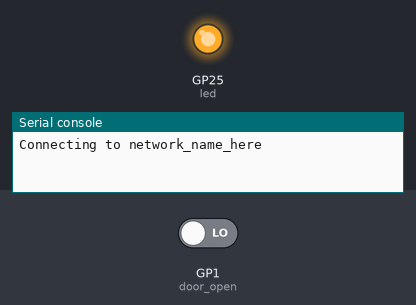
This program was run on a simulated Raspberry Pi Pico running CircuitPython. Parts: output pins drawn as LEDs (lit = HIGH), the last lines printed to the serial console. The inputs (shaded band) are chosen by the test bench; at power-on: GP1 (door_open) LOW. No MQTT or app messages arrive unless stated; deep sleep restarts the program when it ends.

Above: at 1.2 s.
1.3 s: GP1 (door_open) driven HIGH
At 4.3 s:
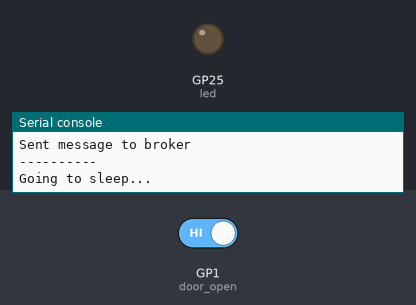
4.5 s: GP1 (door_open) driven LOW
At 5.2 s:
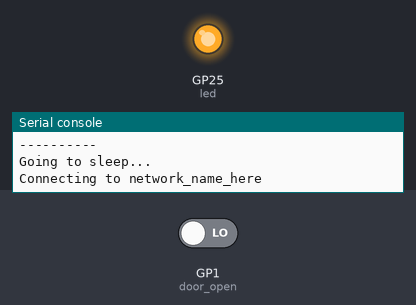
Timing chart, 0 to 7.5 s (numbered marks = the images above; inputs shaded):
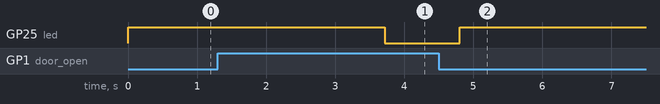

The program:

main.py
```python
# Imports

import os
import time
import ssl
import socketpool
import wifi
import adafruit_minimqtt.adafruit_minimqtt as MQTT
import board
import json
from digitalio import DigitalInOut, Direction, Pull
import alarm
import time

'''
nfoert's collection of scripts for setting up Raspberry Pi Pico W as smart home devices and sensors.

This is the door sensor. You should configure everything in the settings.toml file, and set the pin for the sensor below.
The sensor should be wired to your GPIO of choice and the 3v pin. (Pin 36)

The sensor wakes up when the pin is triggered (door is open) it waits until the door is closed before going back to sleep.


Thanks to:
https://learn.adafruit.com/deep-sleep-with-circuitpython/overview
https://learn.adafruit.com/wifi-mailbox-notifier/code-the-wifi-mailbox-notifier
https://github.com/bablokb/pico-sleepcurrent
https://learn.adafruit.com/mqtt-in-circuitpython/overview
https://github.com/adafruit/Adafruit_CircuitPython_MiniMQTT/blob/main/examples/native_networking/minimqtt_adafruitio_native_networking.py

And various other Adafruit guides.
Also big thanks to members of the Adafruit Discord for helping me sort out some deep sleep issues.

- studioStephe(she/they) - (@studiosteph)
- DJDevon3 - (@djdevon3)

Especially this comment after the fact by @studiosteph explaining exactly why my original code didn't work.
https://discord.com/channels/327254708534116352/537365702651150357/1128408036940197958
----------
'''

pin = board.GP1


'''
----------
'''


# Setup on-board LED and the door sensor
led = DigitalInOut(board.LED)
led.direction = Direction.OUTPUT

led.value = True

door_open = DigitalInOut(pin)
door_open.direction = Direction.INPUT
door_open.pull = Pull.DOWN

# Connect to the internet
print(f"Connecting to {os.getenv('WIFI_SSID')}")

while True:
    try:
        wifi.radio.connect(os.getenv("WIFI_SSID"), os.getenv("WIFI_PASSWORD"))
        break

    except Exception as e:
        print(f"There was a problem connecting to WiFi! Trying again... {e}")
        time.sleep(0.5)
        continue

print(f"Connected to {os.getenv('WIFI_SSID')}!")


# MQTT Functions
def connected(client, userdata, flags, rc):
    # This function will be called when the client connects to the broker.
    print(f"Connected to broker! Listening for topic changes on topics")

    client.subscribe(os.getenv('mqtt_status_topic'))


def disconnected(client, userdata, rc):
    # This method is called when the client disconnects from the broker.
    print("Disconnected from the Broker")


def message(client, topic, message):
    # This method is called when a topic the client is subscribed to has a new message
    print(f"New message on topic {topic}: {message}")
    message = json.loads(message)

    if topic == os.getenv('mqtt_status_topic'):
        pass


# Create a socket pool
pool = socketpool.SocketPool(wifi.radio)
ssl_context = ssl.create_default_context()

# Set up a MiniMQTT Client
mqtt_client = MQTT.MQTT(
    broker = os.getenv('mqtt_ip'),
    port = os.getenv('mqtt_port'),
    username = os.getenv('mqtt_username'),
    password = os.getenv('mqtt_password'),
    socket_pool=pool,
    ssl_context=ssl_context,
)

# Setup the mqtt functions above
mqtt_client.on_connect = connected
mqtt_client.on_disconnect = disconnected
mqtt_client.on_message = message

# Connect the client to the MQTT broker.
print("Connecting to the broker...")
while True:
    try:
        mqtt_client.connect()
        break

    except Exception as e:
        print(f"There was a problem connecting to the broker! Trying again... '{e}'")
        time.sleep(0.5)
        continue

# Update the avaliability with Home Assistant
mqtt_client.publish(os.getenv('mqtt_avaliability_topic'), "online")

# Poll the message queue
mqtt_client.loop()

# The door must be opened to have triggered the pin alarm, so update the broker that the door did open
mqtt_client.publish(os.getenv('mqtt_status_topic'), '{"state":"ON"}')
print("Sent message to broker")

print("Waiting for door to close...")
while True:

    if door_open.value == False: # Door is open (We already updated the server so do nothing)
        pass

    elif door_open.value == True: # Door is closed (Update the server and shut off)
        print("Door is closed!")
        time.sleep(0.5)
        mqtt_client.publish(os.getenv('mqtt_status_topic'), '{"state":"OFF"}')
        print("Sent message to broker")
        time.sleep(0.5)
        door_open.deinit()
        pin_alarm = alarm.pin.PinAlarm(pin=pin, value=False, pull=False)
        break


    time.sleep(0.5)


led.value = False

print("----------")
print("Going to sleep...")

alarm.exit_and_deep_sleep_until_alarms(pin_alarm)
```

Measured:
- after the input at 1.3 s, GP25 (led): HIGH → LOW after 2.4 s
- after the input at 4.5 s, GP25 (led): LOW → HIGH after 0.30 s
